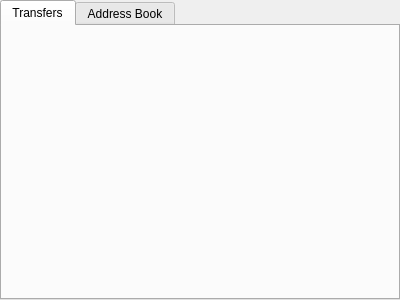
<?xml version="1.0" encoding="UTF-8"?>
<ui version="4.0">
 <class>TransferPage</class>
 <widget class="QFrame" name="TransferPage">
  <property name="geometry">
   <rect>
    <x>0</x>
    <y>0</y>
    <width>400</width>
    <height>300</height>
   </rect>
  </property>
  <property name="windowTitle">
   <string>Frame</string>
  </property>
  <property name="frameShape">
   <enum>QFrame::NoFrame</enum>
  </property>
  <property name="frameShadow">
   <enum>QFrame::Plain</enum>
  </property>
  <layout class="QVBoxLayout" name="verticalLayout">
   <property name="spacing">
    <number>0</number>
   </property>
   <property name="margin">
    <number>0</number>
   </property>
   <item>
    <widget class="QTabWidget" name="tabWidget">
     <property name="currentIndex">
      <number>0</number>
     </property>
     <widget class="QWidget" name="tab_1">
      <attribute name="title">
       <string>Transfers</string>
      </attribute>
      <layout class="QVBoxLayout" name="verticalLayout_3">
       <property name="spacing">
        <number>0</number>
       </property>
       <property name="margin">
        <number>0</number>
       </property>
       <item>
        <widget class="SendCoinsEntry" name="transfer_pane" native="true"/>
       </item>
      </layout>
     </widget>
     <widget class="QWidget" name="tab_2">
      <attribute name="title">
       <string>Address Book</string>
      </attribute>
      <layout class="QVBoxLayout" name="verticalLayout_2">
       <property name="spacing">
        <number>0</number>
       </property>
       <property name="margin">
        <number>0</number>
       </property>
       <item>
        <widget class="AddressBookPage_new" name="address_pane" native="true"/>
       </item>
      </layout>
     </widget>
    </widget>
   </item>
  </layout>
 </widget>
 <customwidgets>
  <customwidget>
   <class>AddressBookPage_new</class>
   <extends>QWidget</extends>
   <header>forms/addressbookpage_new.h</header>
   <container>1</container>
  </customwidget>
  <customwidget>
   <class>SendCoinsEntry</class>
   <extends>QWidget</extends>
   <header>sendcoinsentry.h</header>
   <container>1</container>
  </customwidget>
 </customwidgets>
 <resources/>
 <connections/>
</ui>
